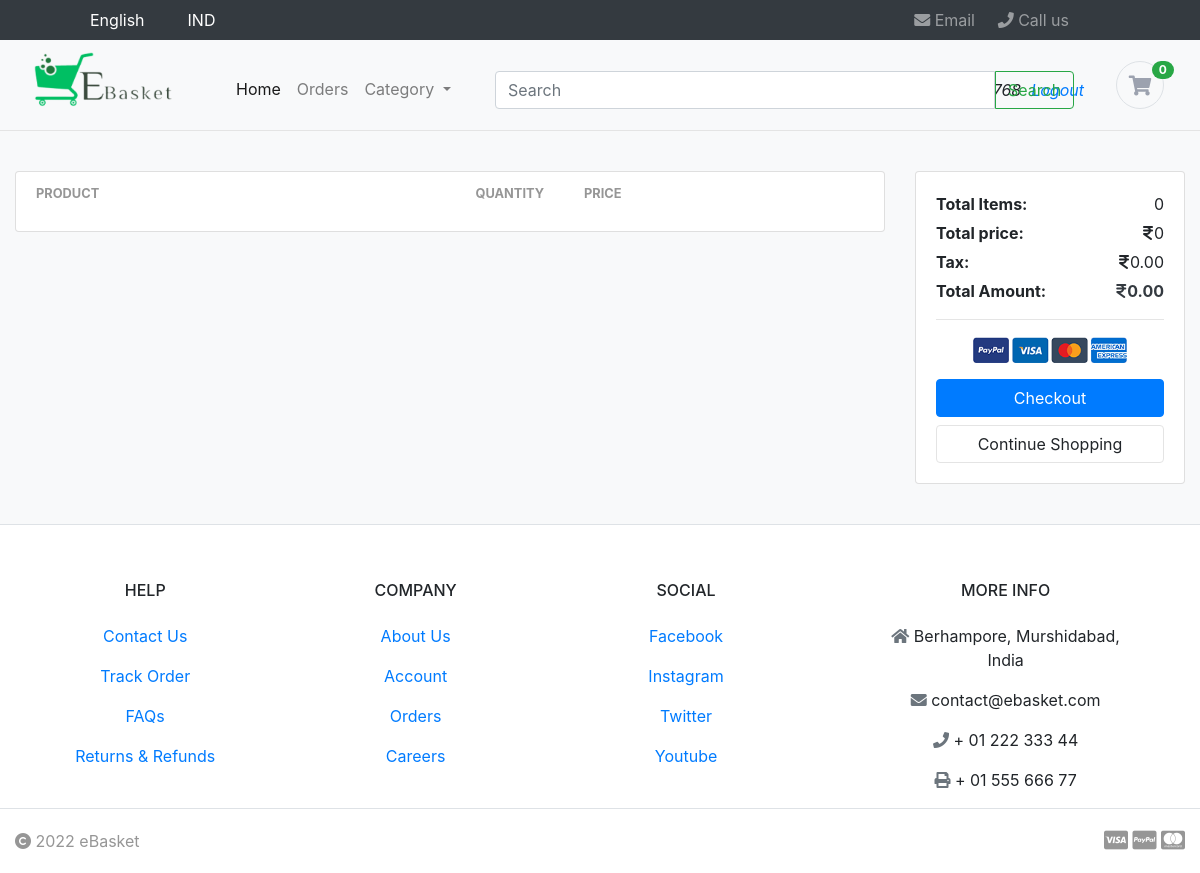
Page /shop/cart/ (signed in) on the earlier database version.
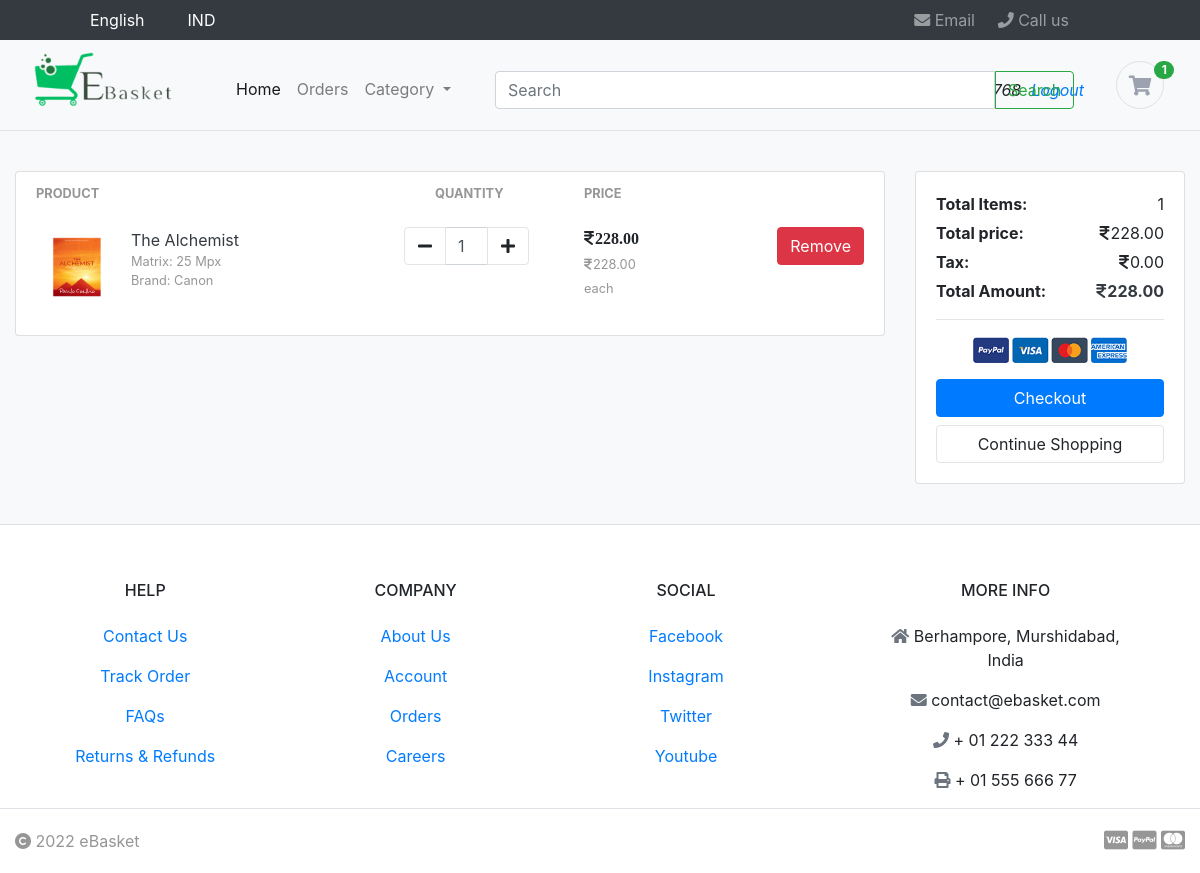
Same page on the later database version.
### shop/models.py (models this page shows, shortened)
class Order(models.Model):
    customer = models.ForeignKey(Customer, on_delete=models.SET_NULL, blank=True, null=True)
    date_orderd = models.DateTimeField(auto_now_add=True)
    complete = models.BooleanField(default=False, null=True, blank=False)
    transaction_id = models.CharField(max_length=200, null=True)
    razorpay_payment_id = models.CharField(max_length=200, null=True, blank=True)
    razorpay_order_id = models.CharField(max_length=200, null=True, blank=True)
    razorpay_signature = models.CharField(max_length=200, null=True, blank=True)
    @property
    def get_cart_total(self):
        orderitems = self.orderitem_set.all()
        total = sum([item.get_total for item in orderitems])
        return total
    @property
    def total_amount_with_tax(self):
        tax_amount = decimal.Decimal('0.00')
        total_price = self.get_cart_total
        total_amount = tax_amount + total_price
        return total_amount
    @property
    def get_cart_items(self):
        orderitems = self.orderitem_set.all()
        total = sum([item.quantity for item in orderitems])
        return total

class OrderItem(models.Model):
    product = models.ForeignKey(Product, on_delete=models.SET_NULL, blank=True, null=True)
    order = models.ForeignKey(Order, on_delete=models.SET_NULL, blank=True, null=True)
    quantity = models.IntegerField(default=0, null=True, blank=True)
    date_added = models.DateTimeField(auto_now_add=True)
    @property
    def get_total(self):
        total = self.product.price * self.quantity
        return total

class Product(models.Model):
    product_id = models.AutoField
    product_name = models.CharField(max_length=60)
    category = models.ForeignKey(Category, on_delete=models.CASCADE, default=True, null=False)
    price = models.DecimalField(max_digits=10, decimal_places=2, default=0.00)
    description = models.TextField()
    publication_date = models.DateField()
    image = models.ImageField(upload_to = "shop/images", default="")

### shop/views.py (the view)
# urls.py: path("cart/", views.cart, name="cart"),
def cart(request):
    if request.user.is_authenticated:
        customer = request.user.customer
        order, created = Order.objects.get_or_create(customer=customer, complete=False)
        items = order.orderitem_set.all()
        cartItems = order.get_cart_items
    else:
        items = []
        order = {'get_cart_total':0, 'get_cart_items':0}
        cartItems = order['get_cart_items']
    category = Category.objects.all()
    context = {'items':items, 'order':order, 'category' : category, 'cartItems':cartItems}
    return render(request, "cart.html", context)

### shop/templates/cart.html (shortened to what this page needs)
{% extends 'base.html' %}
{% load static %}
{% block page_style %}
<link rel="stylesheet" href="{% static 'css/cart_style.css' %}">
{% endblock %}
{% block body %}
<section class="section-content padding-y bg">
    <div class="container">
    <div class="row">
        <aside class="col-lg-9">
    <div class="card">
    <table class="table table-borderless table-shopping-cart">
    <thead class="text-muted">
    <tr class="small text-uppercase">
      <th scope="col">Product</th>
      <th scope="col" width="120" style="padding-left: 66px;">Quantity</th>
      <th scope="col" width="120">Price</th>
      <th scope="col" class="text-right" width="200"> </th>
    </tr>
    </thead>
    <tbody>
    {% for item in items %}
    <tr>
        <td>
            <figure class="itemside align-items-center">
                <div class="aside"><img src="/media/{{item.product.image}}" class="img-sm"></div>
                <figcaption class="info">
                    <a href="/shop/product_detail/{{ item.product_id }}" class="title text-dark">{{ item.product.product_name }}</a>
                    <p class="text-muted small">Matrix: 25 Mpx <br> Brand: Canon</p>
                </figcaption>
            </figure>
        </td>
        <td>
                        <div class="col">
                            <div class="input-group input-spinner">
                                <div class="input-group-prepend">
                                <button data-product="{{ item.product.id }}" data-action="remove" class="btn btn-light update-cart" type="button" id="button-minus"> <i class="fa fa-minus"></i> </button>
                                </div>
                                <input type="text" class="form-control"  value="{{ item.quantity }}">
                                <div class="input-group-append">
                                <button data-product="{{ item.product.id }}" data-action="add" class="btn btn-light update-cart" type="button" id="button-plus"> <i class="fa fa-plus"></i> </button>
                                </div>
                            </div>
                        </div>
        </td>
        <td>
            <div class="price-wrap">
                <var class="price"><i class="fa-solid fa-indian-rupee-sign"></i>{{ item.get_total }}</var>
                <small class="text-muted"><i class="fa-solid fa-indian-rupee-sign"></i>{{ item.product.price }} each</small>
            </div>
        </td>
        <td class="text-right">
        <button data-product="{{ item.product.id }}" data-action="delete" class="btn btn-danger update-cart" type="button"> Remove</button>
        </td>
    </tr>
    {% endfor %}
    </tbody>
    </table>
    </div>
        </aside>
        <aside class="col-lg-3">
            <div class="card">
            <div class="card-body">
                <dl class="dlist-align">
                    <dt>Total Items:</dt>
                    <dd class="text-right">{{ order.get_cart_items }}</dd>
                  </dl>
                <dl class="dlist-align">
                  <dt>Total price:</dt>
                  <dd class="text-right"><i class="fa-solid fa-indian-rupee-sign"></i>{{ order.get_cart_total }}</dd>
                </dl>
                <dl class="dlist-align">
                  <dt>Tax:</dt>
                  <dd class="text-right"><i class="fa-solid fa-indian-rupee-sign"></i>0.00</dd>
                </dl>
                <dl class="dlist-align">
                  <dt>Total Amount:</dt>
                  <dd class="text-right text-dark b"><strong><i class="fa-solid fa-indian-rupee-sign"></i>{{ order.total_amount_with_tax }}</strong></dd>
                </dl>
                <hr>
                <p class="text-center mb-3">
                    <img src="{% static 'images/payments.png' %}" height="26">
                </p>
                <a href="/shop/checkout/" class="btn btn-primary btn-block"> Checkout </a>
                <a href="/shop/" class="btn btn-light btn-block">Continue Shopping</a>
            </div>
            </div>
    </aside>
    </div>
    </div>
</section>
{% endblock %}

Differences in the rows shown:
no longer on this page (row edited): Order: get_cart_items "0", get_cart_total "0", total_amount_with_tax "0.00"
added OrderItem: product.image (picture), product.product_name "The Alchemist", quantity "1", get_total "228.00", product.price "228.00"
added Order: get_cart_items "1", get_cart_total "228.00", total_amount_with_tax "228.00"
Other differences:
{{ cartItems }}: "0" → "1"
